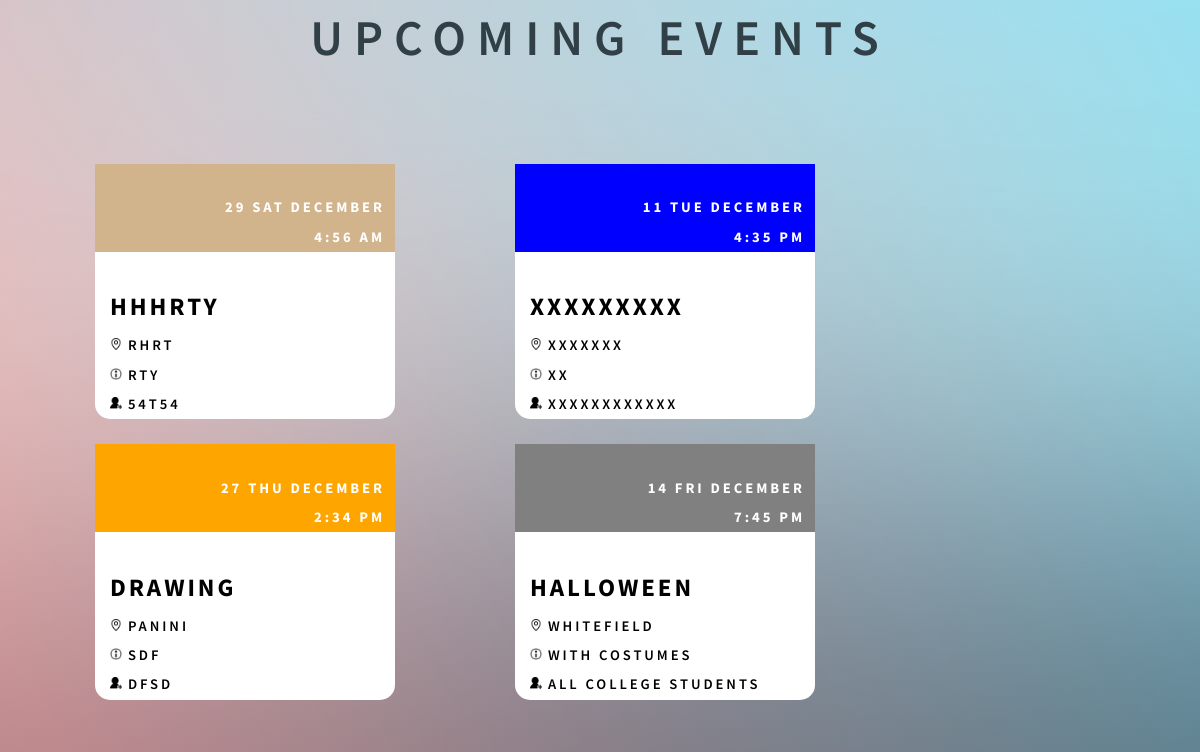
/notifications/php/notify.php, run on the app's committed database.
### tables this page shows
CREATE TABLE `create_event` (
  `event_id` int(11) NOT NULL,
  `club_id` varchar(20) NOT NULL,
  `date_cur` date NOT NULL,
  `time_cur` time NOT NULL,
  `end_time` time NOT NULL,
  `event_name` varchar(20) NOT NULL,
  `place` varchar(100) NOT NULL,
  `more_info` text NOT NULL,
  `invite` text NOT NULL
);

### notifications/php/notify.php (the view, shortened to what this page needs)
<!DOCTYPE html>
<html lang="en">
	<head>
		<h1 style="font-size:50px;text-align:center;"><b>Upcoming Events</b></h1>
		<link rel="stylesheet" href="https://maxcdn.bootstrapcdn.com/bootstrap/3.3.7/css/bootstrap.min.css">
		<link rel="stylesheet" href="../css/main1.css" />
	</head>
	<body class="is-preload">
		<?php
			$servername = "localhost";
			$username1 = "root";
			$password1 = "";
			$dbname = "portal";
			$link = mysqli_connect($servername, $username1, $password1, $dbname);
			$a="SELECT * from create_event";
			$result=mysqli_query($link,$a);
			echo'<hr />';
			echo'<div class="container-fluid">';
			if (mysqli_num_rows($result) > 0)
			{
				while($row = mysqli_fetch_assoc($result))
				{
					echo'<div class="col-lg-3 " id="rcorners3" >';
					echo'<div class="bg-primary text-right nested_div">';
					echo'<span class="position_text">';
					echo"<br>";
					$newDate = date("d D F", strtotime($row["date_cur"]));
					echo $newDate;
					echo"</span>";
					echo'<span class="position_text">';
					echo"<br>";
					echo date("g:i a", strtotime($row["time_cur"]));
					echo'</span>';
					echo'</div>';
					echo"<br>";
					echo'<span class="bold_text">';
					echo $row["event_name"];
					echo'</span>';
					echo"<br>";
					echo' <img src="../images/location_icon.png" alt="Fjords" height="12" width="12">';
					echo $row["place"];
					echo"<br>";
					echo' <img src="../images/more_info.png" alt="Fjords" height="12" width="12">';
					echo $row["more_info"];
					echo"<br>";
					echo' <img src="../images/invite.png" alt="Fjords" height="12" width="12">';
					echo $row["invite"];
					echo"<br>";
					echo"</div>";
				}
				echo'</div>';
			}
		?>
	</body>
</html>

### notifications/css/main1.css (style rules this page uses)
html, body, div, span, applet, object, iframe, h1, h2, h3, h4, h5, h6, p, blockquote, pre, a, abbr, acronym, address, big, cite, code, del, dfn, em, img, ins, kbd, q, s, samp, small, strike, strong, sub, sup, tt, var, b, u, i, center, dl, dt, dd, ol, ul, li, fieldset, form, label, legend, table, caption, tbody, tfoot, thead, tr, th, td, article, aside, canvas, details, embed, figure, figcaption, footer, header, hgroup, menu, nav, output, ruby, section, summary, time, mark, audio, video { margin: 0; padding: 0; border: 0; font-size: 100%; font: inherit; vertical-align: baseline; }
body { line-height: 1; }
body { -webkit-text-size-adjust: none; }
.position_text { margin-right: 10px; }
.container-fluid { padding: 0px 0px; }
.bold_text { font-weight:bold; font-size:25px; color:black; }
#rcorners3 { border-radius: 15px; }
[class*="col-"] { margin-bottom: 25px; margin-right: 25px; margin-left: 95px; background-color:white; }
html { box-sizing: border-box; }
*, *:before, *:after { box-sizing: inherit; }
html { height: 100%; }
body { height: 100%; background-color: #ffffff; background-image: url("images/overlay.png"), -moz-linear-gradient(60deg, rgba(255, 165, 150, 0.5) 5%, rgba(0, 228, 255, 0.35)), url("../../images/bg.jpg"); background-image: url("images/overlay.png"), -webkit-linear-gradient(60deg, rgba(255, 165, 150, 0.5) 5%, rgba(0, 228, 255, 0.35)), url("../../images/bg.jpg"); background-image: url("images/overlay.png"), -ms-linear-gradient(60deg, rgba(255, 165, 150, 0.5) 5%, rgba(0, 228, 255, 0.35)), url("../../images/bg.jpg"); background-image: url("images/overlay.png"), linear-gradient(60deg, rgba(255, 165, 150, 0.5) 5%, rgba(0, 228, 255, 0.35)), url("../../images/bg.jpg"); background-repeat: repeat, no-repeat, no-repeat; background-size: 100px 100px, cover, cover; background-position: top left, center center, bottom center; background-attachment: fixed, fixed, fixed; }
body:after { content: ''; display: block; position: fixed; top: 0; left: 0; width: 100%; height: inherit; opacity: 0; z-index: 1; background-color: #ffffff; background-image: url("images/overlay.png"), -moz-linear-gradient(60deg, rgba(255, 165, 150, 0.5) 5%, rgba(0, 228, 255, 0.35)); background-image: url("images/overlay.png"), -webkit-linear-gradient(60deg, rgba(255, 165, 150, 0.5) 5%, rgba(0, 228, 255, 0.35)); background-image: url("images/overlay.png"), -ms-linear-gradient(60deg, rgba(255, 165, 150, 0.5) 5%, rgba(0, 228, 255, 0.35)); background-image: url("images/overlay.png"), linear-gradient(60deg, rgba(255, 165, 150, 0.5) 5%, rgba(0, 228, 255, 0.35)); background-repeat: repeat, no-repeat; background-size: 100px 100px, cover; background-position: top left, center center; -moz-transition: opacity 1.75s ease-out; -webkit-transition: opacity 1.75s ease-out; -ms-transition: opacity 1.75s ease-out; transition: opacity 1.75s ease-out; }
body, input, select, textarea { color: black; font-family: "Source Sans Pro", Helvetica, sans-serif; font-size: 14pt; font-weight: 600; line-height: 2; letter-spacing: 0.2em; text-transform: uppercase; }
@media screen and (max-width: 1680px) { body, input, select, textarea { font-size: 11pt; } }
.nested_div { margin-right: -15px; margin-left: -15px; }
strong, b { color: #313f47; }
h1, h2, h3, h4, h5, h6 { color: #313f47; line-height: 1.5; margin: 0 0 0.75em 0; }
h1 { font-size: 1.85em; letter-spacing: 0.22em; margin: 0 0 0.525em 0; }
hr { border: 0; border-bottom: solid 1px #c8cccf; margin: 3em 0; }

### data on the page
create_event: date_cur "29 SAT DECEMBER", time_cur "4:56 AM", event_name "HHHRTY", place "RHRT", more_info "RTY", invite "54T54"
create_event: date_cur "11 TUE DECEMBER", time_cur "4:35 PM", event_name "XXXXXXXXX", place "XXXXXXX", more_info "XX", invite "XXXXXXXXXXXX"
create_event: date_cur "27 THU DECEMBER", time_cur "2:34 PM", event_name "DRAWING", place "PANINI", more_info "SDF", invite "DFSD"
create_event: date_cur "14 FRI DECEMBER", time_cur "7:45 PM", event_name "HALLOWEEN", place "WHITEFIELD", more_info "WITH COSTUMES", invite "ALL COLLEGE STUDENTS"
